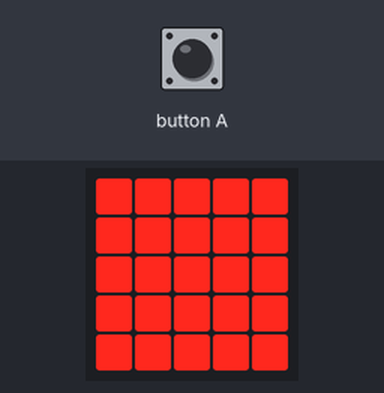
The program below on a simulated BBC micro:bit (MakeCode). Shown: the board's 5×5 LED display.

Above: at 0.1 s.
At 0.6 s:
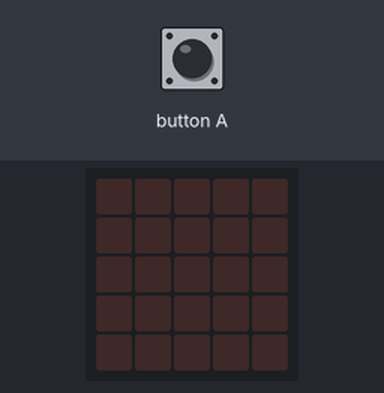

Measured:
- what the display in image 1 shows lasts 0.5 s, from 0.5 s to 1.0 s

The program:

main.ts
```typescript
input.onButtonPressed(Button.A, function () {

})
basic.forever(function () {
    basic.showLeds(`
        # # # # #
        # # # # #
        # # # # #
        # # # # #
        # # # # #
        `)
    basic.pause(100)
    basic.showLeds(`
        . . . . .
        . . . . .
        . . . . .
        . . . . .
        . . . . .
        `)
    basic.pause(100)
})
```

test.ts
```typescript
// les tests vont ici ; cela ne sera pas compilé si ce paquet est utilisé en tant qu'extension.
```
